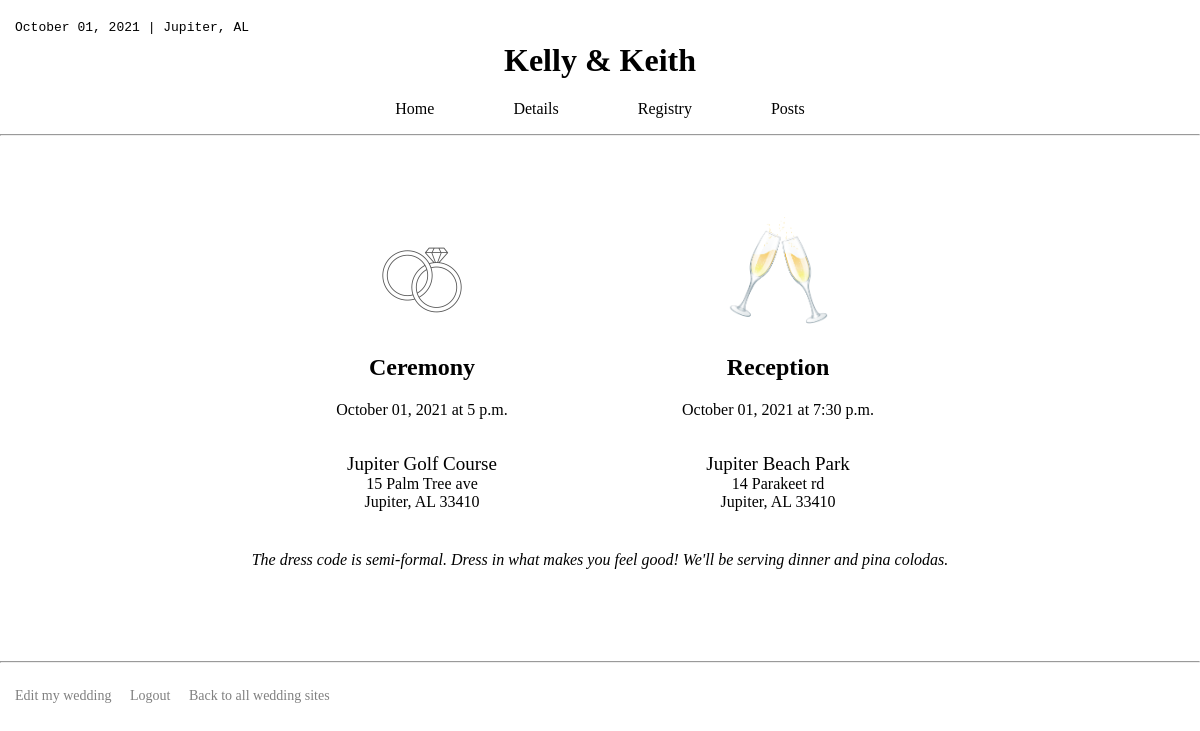
Screenshot of /details/40 (signed in) with the database file from the repository.
### wedding_app/models.py (models this page shows)
class Wedding(models.Model):
    sfname = models.CharField(max_length=255)
    slname = models.CharField(max_length=255)
    cvenue = models.CharField(max_length=255, null=True)
    caddress = models.CharField(max_length=255)
    ccity = models.CharField(max_length=255)
    cstate = models.CharField(max_length=255)
    cdate = models.DateField()
    ctime = models.TimeField()
    czip = models.IntegerField(null=True)
    rvenue = models.CharField(max_length=255, null=True)
    raddress = models.CharField(max_length=255)
    rcity = models.CharField(max_length=255)
    rstate = models.CharField(max_length=255)
    rdate = models.DateField(null=True)
    rzip = models.IntegerField(null=True)
    rtime = models.TimeField()
    image = models.ImageField(upload_to='weddings', null=True)
    description = models.CharField(max_length=1000, null=True)
    wedding_owner = models.ForeignKey('User', related_name="wedding_created", on_delete=models.CASCADE, null=True)
    objects = WeddingManager()

class User(models.Model):
    fname = models.CharField(max_length=255)
    lname = models.CharField(max_length=255)
    email = models.CharField(max_length=255)
    password = models.CharField(max_length=255)
    confirm = models.CharField(max_length=255)
    created_at = models.DateTimeField(auto_now_add=True)
    updated_at = models.DateTimeField(auto_now=True)
    objects = UserManager()

### wedding_app/views.py (the view)
# urls.py: path('details/<int:user_id>', views.details),
def details(request, user_id):
    if 'user_id' not in request.session:
        return redirect('/')
    user = User.objects.get(id=user_id)
    this_user = User.objects.get(id=request.session['user_id'])
    context = {
        "user": user,
        "this_user": this_user,
        "weddings": Wedding.objects.all(),
        "registries": Registry.objects.all()
    }
    return render(request, 'details.html', context)

### wedding_app/templates/details.html (shortened to what this page needs)
<!DOCTYPE html>
<html lang="en">
<head>
    {% load static %}
    <link rel="stylesheet" href="{% static 'css/style.css' %}">
</head>
<body>
    <div class="wrapper">
        <div class="container">
            <div class="dheader">
                {% for wedding in weddings %}
                    {% if user.id == wedding.wedding_owner.id %}
                        {{wedding.cdate|date:"F d, Y" }} |
                        {{wedding.ccity}}, {{wedding.cstate}}
            </div>
            <h1 class="title">{{user.fname}} & {{wedding.sfname}}</h1>
            <div class="links">
                <p><a href="/wedding/{{user.id}}">Home</a>
                <a href="/details/{{user.id}}">Details</a>
                <a href = "/registry/{{user.id}}">Registry</a>
                    <a href="/posts/{{user.id}}">Posts</a>
                    {% endif %}
                {% endfor %}
            </div>
            <hr class="hr">
    {% for wedding in weddings %}
        {% if wedding.wedding_owner.id == user.id %}
            <div class="recep_ceremony">
                <div class="ceremony">
                    <img class="detailimg" src="{% static "images/rings.png" %}" alt="Rings">
                    <h2>Ceremony</h2>
                        <p>{{wedding.cdate|date:"F d, Y" }} at {{wedding.ctime}}</p>
                        <br><span class="detail_font">{{wedding.cvenue}}</span>
                        <br>{{wedding.caddress}}
                        <br>{{wedding.ccity}}, {{wedding.cstate}} {{wedding.czip}}
                </div>
                <div class="reception">
                    <img class="detailimg" src="{% static "images/glasses.png" %}" alt="Champagne">
                    <h2>Reception</h2>
                        <p>{{wedding.rdate|date:"F d, Y"}} at {{wedding.rtime}}</p>
                        <br><span class="detail_font">{{wedding.rvenue}}</span>
                        <br>{{wedding.raddress}}
                        <br>{{wedding.rcity}}, {{wedding.rstate}} {{wedding.rzip}}
                </div>
                        {% if wedding.description != None %}
                            <p class="wedding_desc">{{wedding.description}}</p>
                        {% endif %}
                    {% endif %}
                {% endfor %}
            </div>
            <hr>
            <div class="footer_links">
                {% for wedding in weddings %}
                        {% if this_user.id == wedding.wedding_owner.id and user.id == wedding.wedding_owner.id %}
                            <a href="/my_wedding/{{wedding.id}}" class="logout">Edit my wedding</a>
                        {% endif %}
                    {% endfor %}
                <a href="/logout" class="logout">Logout</a>
                <a href= "/home" class="home">Back to all wedding sites</a>
            </div>
        </div>
    </div>
</body>
</html>

### wedding_app/static/css/style.css (style rules this page uses)
body { padding: 0; margin: 0; }
.wrapper { width: 100%; }
.container { width: 100%; }
.dheader { margin-left: 15px; padding-top: 20px; font-family: "Courier New", Courier, monospace; font-size: 13px; }
.title { margin-top: 7px; text-align: center; font-family: 'Darleston', 'Papyrus', 'sans-serif'; }
.links { font-family: 'Darleston', 'Papyrus', 'sans-serif'; text-align: center; word-spacing: 75px; }
a { color: black; }
a:link { text-decoration: none; }
.footer_links { font-size: 14px; margin-left: 15px; margin-top: 25px; margin-bottom: 15px; }
.logout { color: gray; margin-right: 15px; }
.home { color:grey }
.recep_ceremony { margin-top: 75px; width: 100%; height: 400px; text-align: center; margin-bottom: 50px; }
.ceremony { margin-top: 50px; margin: 0px auto; width: 21%; display: inline-block; }
.reception { margin-left: 100px; width: 21%; display: inline-block; }
.detailimg { width: 100px }
.detail_font { font-size: 19px; }
.hr { margin-top: 15px; }
.wedding_desc { font-style:italic; margin-top: 40px; }

### rows the page displays
Wedding: cdate "October 01, 2021", ccity "Jupiter", cstate "AL", sfname "Keith", ctime "5 p.m.", cvenue "Jupiter Golf Course", caddress "15 Palm Tree ave", czip "33410", rdate "October 01, 2021", rtime "7:30 p.m.", rvenue "Jupiter Beach Park", raddress "14 Parakeet rd", rcity "Jupiter", rstate "AL", rzip "33410", description "The dress code is semi-formal. Dress in what makes you feel good! We'll be serving dinner and pina colodas."
User: fname "Kelly"
